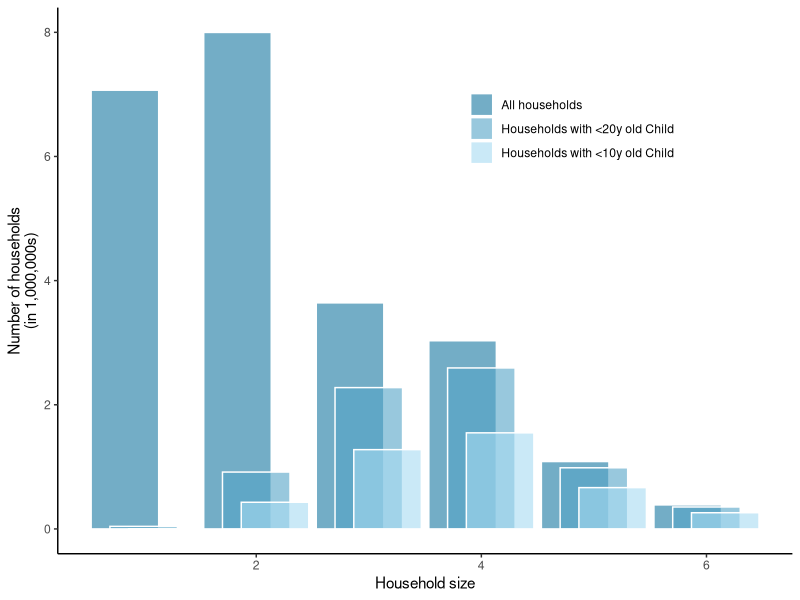
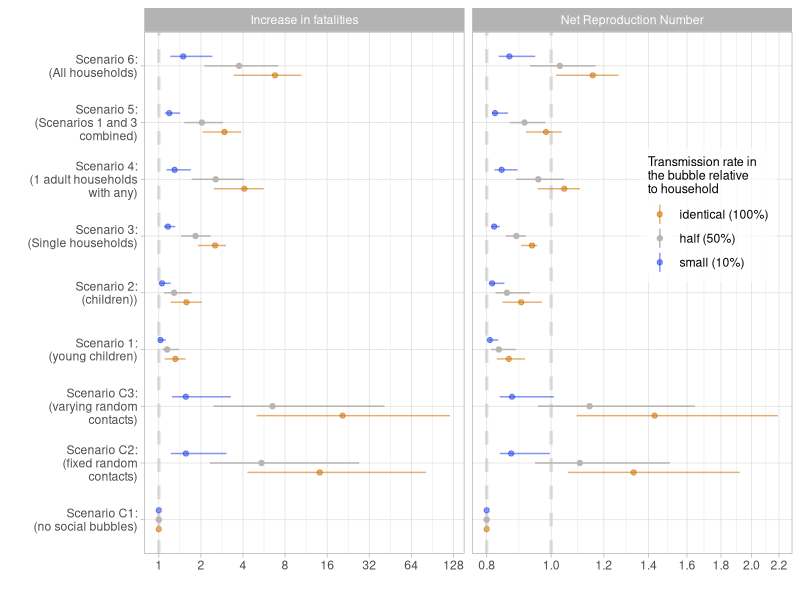
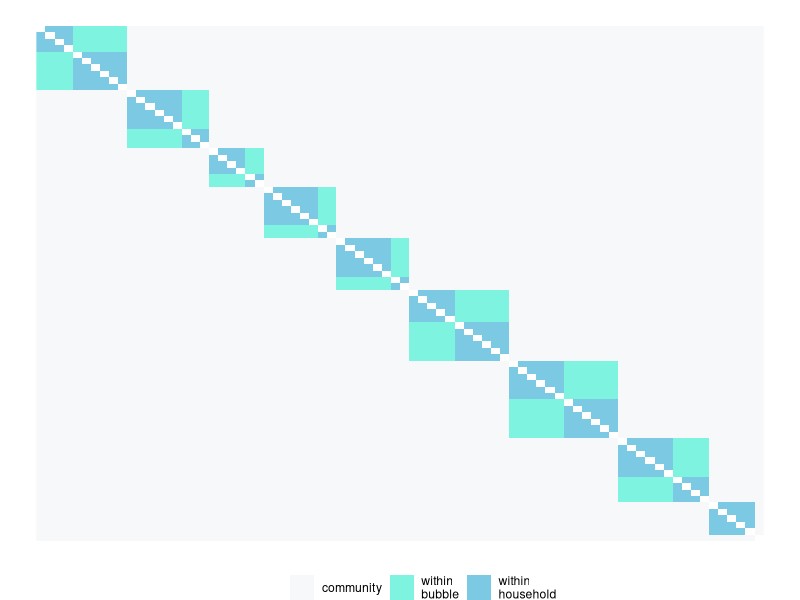
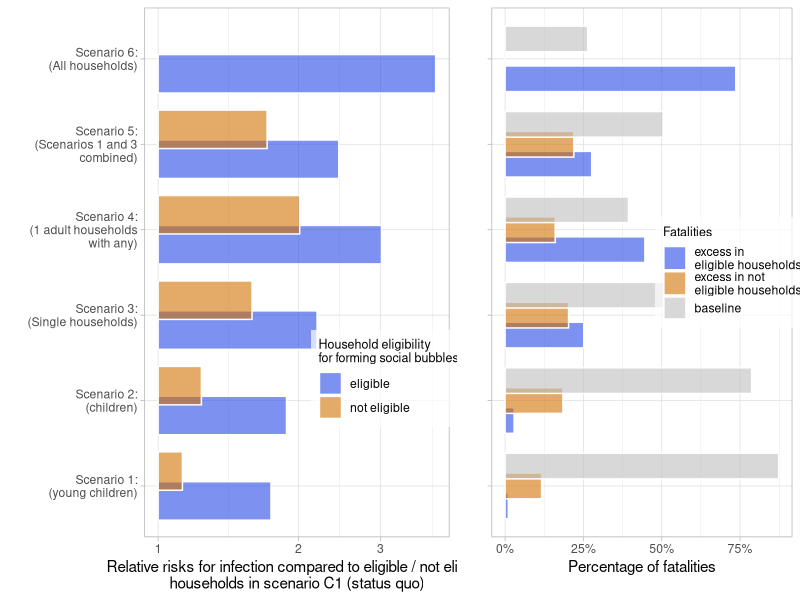
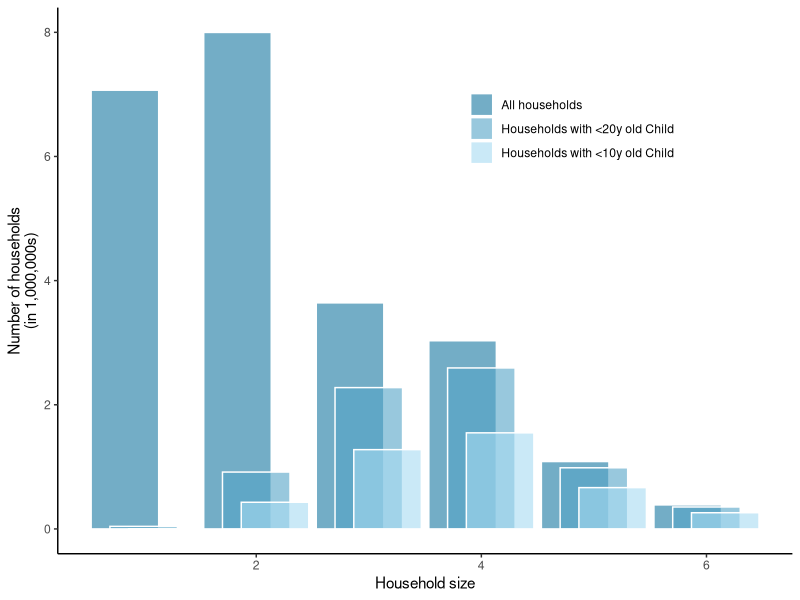
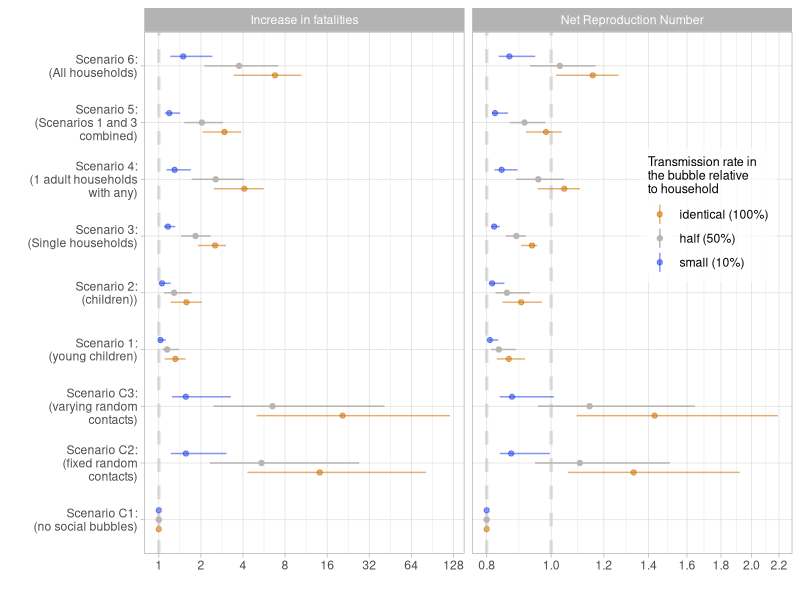
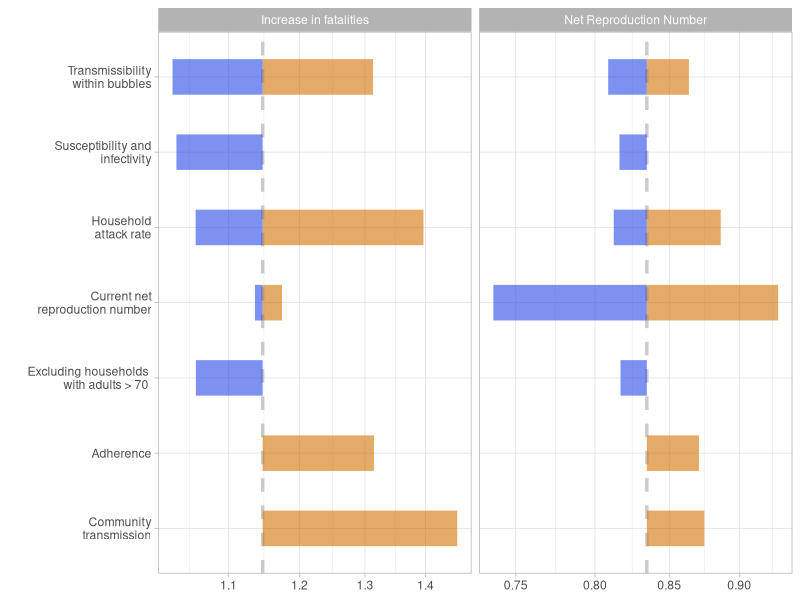
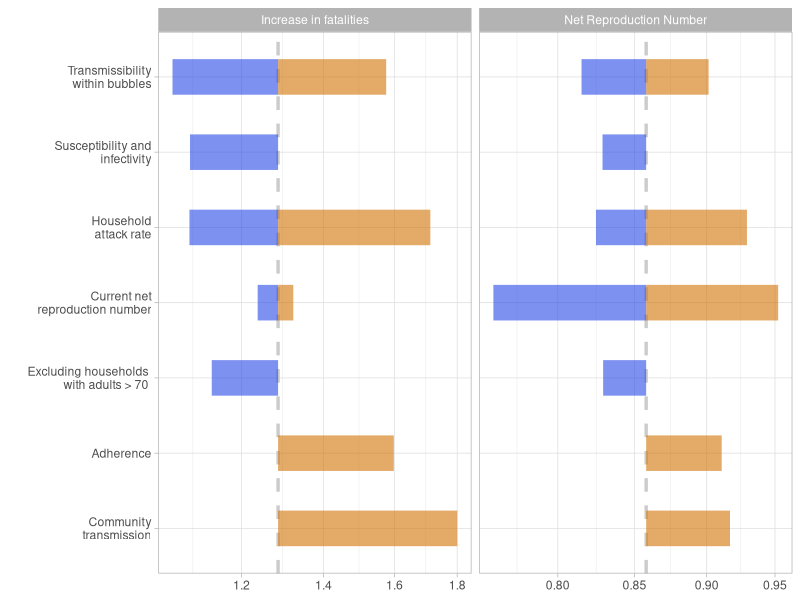

These charts were generated, in order, by the following R code:
#########
# plotting scripts 
# for "The effectiveness of social bubbles as part of a Covid-19 lockdown exit strategy, a modelling study"
# by Leng et al
# author: Stefan Flasche


########################
#load packages
########################
require(reshape2)
require(tidyverse)
require(gridExtra)

########################
#read in data
########################
read.csv("HH.csv") %>% 
  melt(id = "Household.size") -> dt
read.csv("Tab_Rcurrent.csv") %>%
  select(-(12:14)) %>%                            
  rbind(read.csv("Tab_Dcurrent.csv") %>%
          mutate(Outcome = "Disease incidence increase")) %>% 
  mutate(Outcome = gsub("Disease incidence increase","Increase in fatalities",Outcome)) %>%
  mutate(Outcome = gsub("Fatality Incidence Increase","Increase in fatalities",Outcome))->  dt.res    


########################
#plot Household sizes
########################
# av HH size
dt %>%
  group_by(variable) %>% summarise(avHHsize=sum(Household.size*value)/sum(value))

# proportion of HHs
dt %>%
  mutate(People = Household.size*value) %>%
  group_by(variable) %>% summarise(value= sum(value),
                                   People = sum(People))

#refactor
dt$variable = factor(dt$variable, c("All", "Children..20", "Children..10"))
Cat.names.replace = c("All"="All\nhouseholds", "Children..20"="Households with\n <20y old Child", "Children..10"="Households with\n <10y old Child")
Cat.names=c("All households", "Households with <20y old Child", "Households with <10y old Child")

# plot
dt %>%
  ggplot(aes(x=Household.size,y=value/1000000, fill=variable)) +
  geom_bar(stat = "identity", alpha=.6, position=position_dodge(width = .5), width = 1.8, color = "white") +
  scale_fill_manual(labels = Cat.names,
                    values=c("#1677a1","#54a4c7", "#a7dbf2")) +
  labs(x = "Household size", y = "Number of households\n(in 1,000,000s)", fill="") + 
  theme_classic() + theme(legend.position = c(0.7, 0.8))
ggsave("main_HHdistr.pdf", units = "cm", width = 14, height = 10)


########################
#plot Rs and deaths
########################
#filter for only the base case results
dt.res %>%
  filter(Parameter_set == "LSHTM" & 
           R_init == .8 &
           Mean_field_assumption == "Household" &
           Compliance == "Compliance") %>%
  mutate(TauB = fct_relevel(TauB, "identical", "half", "small")) -> dt.mainres

hline.dat <- data.frame(Outcome = c("Net Reproduction Number","Net Reproduction Number","Increase in fatalities"),
                        threshold = c(.8,1,1))

my_breaks <- function(x) { if (max(x) < 5) c(.8,1,1.2,1.4,1.6,1.8,2,2.2) else c(1,2,4,8,16,32,64,128) }

dt.mainres$Scenario = factor(dt.mainres$Scenario, c("C1", "C2", "C3","1", "2","3","4","5","6"))


dt.mainres %>% 
  ggplot(aes(x=Scenario, y=value, ymin=value_lo, ymax=value_hi, color=TauB)) +
  geom_hline(data = hline.dat, aes(yintercept = threshold), color = "grey", alpha=0.5, lty="dashed", lwd=1.15) +  
  geom_linerange(position = position_dodge(.5)) +
  geom_point(position = position_dodge(.5)) +
  labs(x="", y="", color="Transmission rate in\nthe bubble relative\nto household")+
  scale_color_manual(values = c("#d1720490","#bab5b3","#2748e890"),
                     labels = c("identical (100%)", "half (50%)", "small (10%)" )) +
  theme_light() + theme(legend.position = c(0.87, 0.65),
                        legend.background = element_rect(fill=alpha('white', 0.7)),
                        legend.title=element_text(size=9)) + 
  coord_flip() +
  scale_y_log10(breaks = my_breaks)+
  facet_grid(.~Outcome, scales = "free_x") +
  scale_x_discrete(labels = c("Scenario C1:\n(no social bubbles)",
                              "Scenario C2:\n(fixed random\ncontacts)",
                              "Scenario C3:\n(varying random\ncontacts)",
                              "Scenario 1:\n(young children)",
                              "Scenario 2:\n(children))",
                              "Scenario 3:\n(Single households)",
                              "Scenario 4:\n(1 adult households\nwith any)",
                              "Scenario 5:\n(Scenarios 1 and 3\ncombined)",
                              "Scenario 6:\n(All households)"))
ggsave("main_results.pdf", units = "cm", width = 18, height = 12)


########################
#extract effectiveness of bubbles
########################

dt.res %>% 
  gather(SAR, value, -(Outcome:Scenario_lab)) %>%
  select(-c("Scenario_lab")) %>%
  filter(Scenario %in% c("C1","C2","C3","6")) %>%
  spread(Scenario,value) %>%
  mutate(C2Increase = 1-`6`/`C2`,
         C3Increase = 1-`6`/`C3`) -> dt.eff

dt.eff %>%
  filter(Parameter_set %in% c("LSHTM","Warwick") & 
           R_init == .8 &
           Mean_field_assumption == "Household" &
           Compliance == "Compliance" &
           Outcome == "Increase in fatalities" &
           SAR == "value" &
           TauB == "half")


########################
#plot Tornado
########################
for(i in c("1","2","3","4","5","6","C2","C3")){
  data.frame(list(Outcome=NA, 
                  Scenario=NA, 
                  val.lo=1, 
                  val=1, 
                  val.hi=1)) %>%
    rbind(c("Net Reproduction Number","tauB",
            dt.res %>% filter(Scenario==i, Outcome=="Net Reproduction Number", Parameter_set=="LSHTM", Compliance=="Compliance", Mean_field_assumption=="Household",R_init==.8, TauB=="small") %>% select(value) %>% as.numeric(),
            dt.res %>% filter(Scenario==i, Outcome=="Net Reproduction Number", Parameter_set=="LSHTM", Compliance=="Compliance", Mean_field_assumption=="Household",R_init==.8, TauB=="half") %>% select(value) %>% as.numeric(),
            dt.res %>% filter(Scenario==i, Outcome=="Net Reproduction Number", Parameter_set=="LSHTM", Compliance=="Compliance", Mean_field_assumption=="Household",R_init==.8, TauB=="identical") %>% select(value) %>% as.numeric())) %>%
    rbind(c("Net Reproduction Number","SAR",
            dt.res %>% filter(Scenario==i, Outcome=="Net Reproduction Number", Parameter_set=="LSHTM", Compliance=="Compliance", Mean_field_assumption=="Household",R_init==.8, TauB=="half") %>% select(value_lo) %>% as.numeric(),
            dt.res %>% filter(Scenario==i, Outcome=="Net Reproduction Number", Parameter_set=="LSHTM", Compliance=="Compliance", Mean_field_assumption=="Household",R_init==.8, TauB=="half") %>% select(value) %>% as.numeric(),
            dt.res %>% filter(Scenario==i, Outcome=="Net Reproduction Number", Parameter_set=="LSHTM", Compliance=="Compliance", Mean_field_assumption=="Household",R_init==.8, TauB=="half") %>% select(value_hi) %>% as.numeric())) %>%
    rbind(c("Net Reproduction Number","SusTrans",
            dt.res %>% filter(Scenario==i, Outcome=="Net Reproduction Number", Parameter_set=="Warwick", Compliance=="Compliance", Mean_field_assumption=="Household",R_init==.8, TauB=="half") %>% select(value) %>% as.numeric(),
            dt.res %>% filter(Scenario==i, Outcome=="Net Reproduction Number", Parameter_set=="LSHTM", Compliance=="Compliance", Mean_field_assumption=="Household",R_init==.8, TauB=="half") %>% select(value) %>% as.numeric(),
            NA)) %>%
    rbind(c("Net Reproduction Number","CommTrans",
            NA,
            dt.res %>% filter(Scenario==i, Outcome=="Net Reproduction Number", Parameter_set=="LSHTM", Compliance=="Compliance", Mean_field_assumption=="Household",R_init==.8, TauB=="half") %>% select(value) %>% as.numeric(),
            dt.res %>% filter(Scenario==i, Outcome=="Net Reproduction Number", Parameter_set=="LSHTM", Compliance=="Compliance", Mean_field_assumption=="Individual",R_init==.8, TauB=="half") %>% select(value) %>% as.numeric())) %>%
    rbind(c("Net Reproduction Number","Compliance",
            NA,
            dt.res %>% filter(Scenario==i, Outcome=="Net Reproduction Number", Parameter_set=="LSHTM", Compliance=="Compliance", Mean_field_assumption=="Household",R_init==.8, TauB=="half") %>% select(value) %>% as.numeric(),
            dt.res %>% filter(Scenario==i, Outcome=="Net Reproduction Number", Parameter_set=="LSHTM", Compliance=="Non-compliance", Mean_field_assumption=="Household",R_init==.8, TauB=="half") %>% select(value) %>% as.numeric())) %>% 
    rbind(c("Net Reproduction Number","Excluding Elderly",
            dt.res %>% filter(Scenario==i, Outcome=="Net Reproduction Number", Parameter_set=="LSHTM", Compliance=="Excluding Elderly", Mean_field_assumption=="Household",R_init==.8, TauB=="half") %>% select(value) %>% as.numeric(),
            dt.res %>% filter(Scenario==i, Outcome=="Net Reproduction Number", Parameter_set=="LSHTM", Compliance=="Compliance", Mean_field_assumption=="Household",R_init==.8, TauB=="half") %>% select(value) %>% as.numeric())) %>%
    rbind(c("Net Reproduction Number","Rinit",
            dt.res %>% filter(Scenario==i, Outcome=="Net Reproduction Number", Parameter_set=="LSHTM", Compliance=="Compliance", Mean_field_assumption=="Household",R_init==.7, TauB=="half") %>% select(value) %>% as.numeric(),
            dt.res %>% filter(Scenario==i, Outcome=="Net Reproduction Number", Parameter_set=="LSHTM", Compliance=="Compliance", Mean_field_assumption=="Household",R_init==.8, TauB=="half") %>% select(value) %>% as.numeric(),
            dt.res %>% filter(Scenario==i, Outcome=="Net Reproduction Number", Parameter_set=="LSHTM", Compliance=="Compliance", Mean_field_assumption=="Household",R_init==.9, TauB=="half") %>% select(value) %>% as.numeric(),
            NA)) %>%
    rbind(c("Increase in fatalities","tauB",
            dt.res %>% filter(Scenario==i, Outcome=="Increase in fatalities", Parameter_set=="LSHTM", Compliance=="Compliance", Mean_field_assumption=="Household",R_init==.8, TauB=="small") %>% select(value) %>% as.numeric(),
            dt.res %>% filter(Scenario==i, Outcome=="Increase in fatalities", Parameter_set=="LSHTM", Compliance=="Compliance", Mean_field_assumption=="Household",R_init==.8, TauB=="half") %>% select(value) %>% as.numeric(),
            dt.res %>% filter(Scenario==i, Outcome=="Increase in fatalities", Parameter_set=="LSHTM", Compliance=="Compliance", Mean_field_assumption=="Household",R_init==.8, TauB=="identical") %>% select(value) %>% as.numeric())) %>%
    rbind(c("Increase in fatalities","SAR",
            dt.res %>% filter(Scenario==i, Outcome=="Increase in fatalities", Parameter_set=="LSHTM", Compliance=="Compliance", Mean_field_assumption=="Household",R_init==.8, TauB=="half") %>% select(value_lo) %>% as.numeric(),
            dt.res %>% filter(Scenario==i, Outcome=="Increase in fatalities", Parameter_set=="LSHTM", Compliance=="Compliance", Mean_field_assumption=="Household",R_init==.8, TauB=="half") %>% select(value) %>% as.numeric(),
            dt.res %>% filter(Scenario==i, Outcome=="Increase in fatalities", Parameter_set=="LSHTM", Compliance=="Compliance", Mean_field_assumption=="Household",R_init==.8, TauB=="half") %>% select(value_hi) %>% as.numeric())) %>%
    rbind(c("Increase in fatalities","SusTrans",
            dt.res %>% filter(Scenario==i, Outcome=="Increase in fatalities", Parameter_set=="Warwick", Compliance=="Compliance", Mean_field_assumption=="Household",R_init==.8, TauB=="half") %>% select(value) %>% as.numeric(),
            dt.res %>% filter(Scenario==i, Outcome=="Increase in fatalities", Parameter_set=="LSHTM", Compliance=="Compliance", Mean_field_assumption=="Household",R_init==.8, TauB=="half") %>% select(value) %>% as.numeric(),
            NA)) %>%
    rbind(c("Increase in fatalities","CommTrans",
            NA,
            dt.res %>% filter(Scenario==i, Outcome=="Increase in fatalities", Parameter_set=="LSHTM", Compliance=="Compliance", Mean_field_assumption=="Household",R_init==.8, TauB=="half") %>% select(value) %>% as.numeric(),
            dt.res %>% filter(Scenario==i, Outcome=="Increase in fatalities", Parameter_set=="LSHTM", Compliance=="Compliance", Mean_field_assumption=="Individual",R_init==.8, TauB=="half") %>% select(value) %>% as.numeric())) %>%
    rbind(c("Increase in fatalities","Compliance",
            NA,
            dt.res %>% filter(Scenario==i, Outcome=="Increase in fatalities", Parameter_set=="LSHTM", Compliance=="Compliance", Mean_field_assumption=="Household",R_init==.8, TauB=="half") %>% select(value) %>% as.numeric(),
            dt.res %>% filter(Scenario==i, Outcome=="Increase in fatalities", Parameter_set=="LSHTM", Compliance=="Non-compliance", Mean_field_assumption=="Household",R_init==.8, TauB=="half") %>% select(value) %>% as.numeric())) %>%
    rbind(c("Increase in fatalities","Excluding Elderly",
            dt.res %>% filter(Scenario==i, Outcome=="Increase in fatalities", Parameter_set=="LSHTM", Compliance=="Excluding Elderly", Mean_field_assumption=="Household",R_init==.8, TauB=="half") %>% select(value) %>% as.numeric(),
            dt.res %>% filter(Scenario==i, Outcome=="Increase in fatalities", Parameter_set=="LSHTM", Compliance=="Compliance", Mean_field_assumption=="Household",R_init==.8, TauB=="half") %>% select(value) %>% as.numeric(),
            NA)) %>%
    rbind(c("Increase in fatalities","Rinit",
            dt.res %>% filter(Scenario==i, Outcome=="Increase in fatalities", Parameter_set=="LSHTM", Compliance=="Compliance", Mean_field_assumption=="Household",R_init==.9, TauB=="half") %>% select(value) %>% as.numeric(),
            dt.res %>% filter(Scenario==i, Outcome=="Increase in fatalities", Parameter_set=="LSHTM", Compliance=="Compliance", Mean_field_assumption=="Household",R_init==.8, TauB=="half") %>% select(value) %>% as.numeric(),
            dt.res %>% filter(Scenario==i, Outcome=="Increase in fatalities", Parameter_set=="LSHTM", Compliance=="Compliance", Mean_field_assumption=="Household",R_init==.7, TauB=="half") %>% select(value) %>% as.numeric())) %>%
    slice(-1) -> dt.tornado
  
  hline.dat <- data.frame(Outcome = c("Net Reproduction Number","Increase in fatalities"),
                          value = dt.res %>% filter(Scenario==i, Parameter_set=="LSHTM", Compliance=="Compliance", Mean_field_assumption=="Household",R_init==.8, TauB=="half") %>% select(value) %>% c())
  my_breaks <- function(x) { if (max(x) > 8) c(1, 2, 4, 8, 16, 32) else if (max(x) > 3) c(1,2,3,4,5,6,7,8) else if (max(x) > 2) c(1, 1.2, 1.6, 2.0, 2.4) else if (max(x) > 1.5) c(1, 1.2, 1.4, 1.6, 1.8) else if (max(x) > 1.1) c(0.8, 0.9, 1.0, 1.1, 1.2, 1.3, 1.4) else c(0.7, 0.75, 0.8, 0.85, 0.9, 0.95, 1, 1.05, 1.1, 1.2, 1.4, 1.6) }
  my_labs <- c("Community\ntransmission",
               "Adherence",
               "Excluding households \n with adults > 70 ",
               "Current net\nreproduction number",
               "Household\nattack rate",
               "Susceptibility and\ninfectivity",
               "Transmissibility\nwithin bubbles")
  
  if(i %in% c("C2", "C3")){
    dt.tornado %>%
      filter(Scenario != "Compliance") -> dt.tornado
    
    dt.tornado %>%
      filter(Scenario != "Excluding Elderly") -> dt.tornado
    
    my_labs = my_labs[-2]
    my_labs = my_labs[-2]
  }
  
  dt.tornado %>%
    ggplot(aes(x = Scenario)) +
    geom_hline(data = hline.dat, aes(yintercept = value), color = "grey", alpha=0.8, lty="dashed", lwd=1.15) +
    geom_linerange(aes(ymin=as.numeric(val), ymax=as.numeric(val.hi)), color="#d17204", lwd=12, alpha=.6)+
    geom_linerange(aes(ymin=as.numeric(val.lo), ymax=as.numeric(val)), color="#2748e8", lwd=12, alpha=.6)+
    facet_grid(.~Outcome, scales = "free")+
    coord_flip() +
    xlab("")+
    theme_light()+
    scale_x_discrete(labels = my_labs) +
    scale_y_log10(breaks = my_breaks)
  ggsave(paste0("main_tornado_Scenario_",i,".pdf"), units = "cm", width = 17, height = 8.5)
}



########################
# create contact matrix for plotting
########################
N=80
Nh=4
p=1/5
p2=1/3
M1 = matrix(rep(1/N,N^2),N) #community
M2 = matrix(rep(0,N^2),N) # HH
M3 = matrix(rep(0,N^2),N) # bubble
i=1
HHsize=Nh
c="tick"
Bsize=NULL
while((i+HHsize-1)<=N){
  M2[i:(i+HHsize-1),i:(i+HHsize-1)] = p
  i=i+HHsize
  if (c=="tick"){
    c="toc"
    Bsize=c(Bsize,HHsize)
  }else{
    c="tick"
    Bsize[length(Bsize)] = Bsize[length(Bsize)]+HHsize
  }
  HHsize = sample(2:6,1)
}
BBsize = cumsum(Bsize)
BBsize.lo = c(1,BBsize[1:(length(BBsize)-1)]+1)
for (i in 1:length(BBsize)){
  M3[BBsize.lo[i]:BBsize[i],BBsize.lo[i]:BBsize[i]] = p2
}

M=M1+M2+M3 
diag(M)=0
rotate <- function(x) t(apply(x, 2, rev))

#display matrix
plot=T
if(plot){
  M %>% 
    rotate() %>%
    melt() %>%
    ggplot(aes(x=Var1, y=Var2, fill=as.character(value))) +
    geom_raster() +
    theme_void() +
    labs(x="", y="", fill="") +
    scale_fill_manual(values=c("white","#f2f4f599","#28ebca99","#24a5d199"),
                      labels = c("","community","within\nbubble","within\nhousehold")) +
    theme(legend.position = "bottom")
}
ggsave("main_bubblematrix.pdf", units = "cm", width = 11, height = 12)



########################
# Plot fatality equity
########################

read.csv("Fatality_increase_current.csv") %>%
  melt(id="Scenario") -> dt.fat

dt.fat %>%
  filter(variable %in% c("K_over_M", "L_over_N")) %>%
  ggplot(aes(x=Scenario, y=value, fill=variable)) +
  geom_bar(stat="identity", position = position_dodge(.7), alpha=.6, color="white") +
  scale_y_log10() +
  scale_fill_manual(labels=c("eligible","not eligible"),
                    values=c("#2748e8","#d17204"))+
  scale_x_discrete(labels = c("Scenario 1:\n(young children)",
                              "Scenario 2:\n(children)",
                              "Scenario 3:\n(Single households)",
                              "Scenario 4:\n(1 adult households\nwith any)",
                              "Scenario 5:\n(Scenarios 1 and 3\ncombined)",
                              "Scenario 6:\n(All households)")) +
  coord_flip()+
  labs(x="",
       y="Relative risks for infection compared to eligible / not eligible\nhouseholds in scenario C1 (status quo)",
       fill="Household eligibility\nfor forming social bubbles") +
  theme_light() + theme(legend.position = c(0.8, 0.3),
                        legend.background = element_rect(fill=alpha('white', 0.7)),
                        legend.title=element_text(size=9)) -> p1

dt.fat %>%
  filter(variable %in% c("PAF_B", "PAF_C","PAF_C1")) %>%
  ggplot(aes(x=Scenario, y=value, fill=variable)) +
  geom_bar(stat="identity", position = position_dodge(.7), alpha=.6, color="white") +
  scale_fill_manual(labels=c("excess in\neligible households","excess in not\neligible households","baseline"),
                    values=c("#2748e8","#d17204","grey"))+
  scale_x_discrete(labels = c("",
                              "",
                              "",
                              "",
                              "",
                              "")) +
  scale_y_continuous(labels = scales::percent) +
  coord_flip()+
  labs(x="",
       y="Percentage of fatalities\n ",
       fill="Fatalities") +
  theme_light() + theme(legend.position = c(0.8, 0.5),
                        legend.background = element_rect(fill=alpha('white', 0.7)),
                        legend.title=element_text(size=9)) -> p2

grid.arrange(p1,p2,nrow=1, widths=c(1,0.75)) -> p3
ggsave("main_fatalityequity.pdf", p3, units = "cm", width = 24, height = 10)
